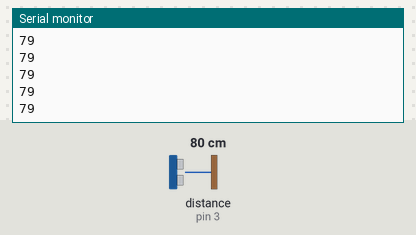
Bench run of a sketch on a simulated Arduino Uno, built with avr-gcc and run on an emulated ATmega328P. Parts: the last lines printed to the serial monitor. Wiring (inferred from the names in the program): ultrasonic range finder: trigger pin 2; echo pin 3. The test bench sets the inputs (shaded band); at power-on: distance to the obstacle (sensor on pin 3) 80 cm. The echo pulse lasts 58.3 µs per cm.

Above: at 1.2 s.
1.3 s: distance to the obstacle (sensor on pin 3) set to 2 cm
At 1.37 s:
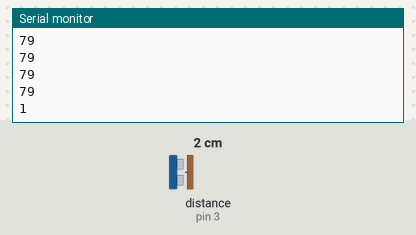
2.8 s: distance to the obstacle (sensor on pin 3) set to 4 cm
At 2.89 s:
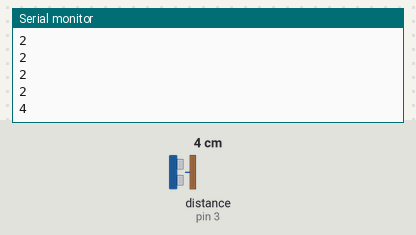
Timing chart, 0 to 5.8 s (numbered marks = the images above; inputs shaded):
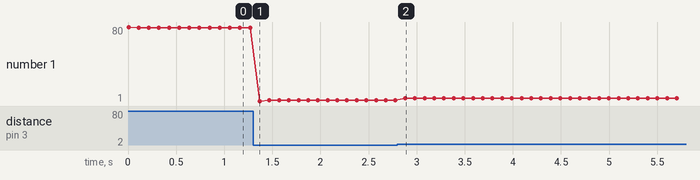

Measured:
- after the input at 1.3 s, the serial monitor: prints a new line after 0.07 s (image 1)
- after the input at 2.8 s, the serial monitor: prints a new line after 0.08 s (image 2)
- plotted number 1: 79 → 2 after the input at 1.3 s, 2 → 4 after the input at 2.8 s

The sketch:

distanceSensor.ino
```cpp
int trig_pin = 2;
int echo_pin = 3;
void setup() {
  // put your setup code here, to run once:
  Serial.begin(9600);
  pinMode(trig_pin, OUTPUT);
  pinMode(echo_pin, INPUT);
}

void loop() {
  // put your main code here, to run repeatedly:
  digitalWrite(trig_pin, HIGH);
  delayMicroseconds(10);
  digitalWrite(trig_pin, LOW);
  long duration = pulseIn(echo_pin, HIGH);
  long distance = duration / 58.2;
  Serial.println(distance);
  delay(100);
}
```
